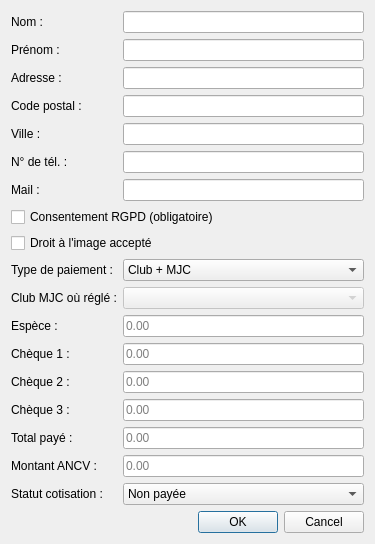
<?xml version="1.0" encoding="UTF-8"?>
<ui version="4.0">
 <class>MemberFormDialog</class>
 <widget class="QDialog" name="MemberFormDialog">
  <layout class="QVBoxLayout" name="verticalLayout">
   <item>
    <layout class="QFormLayout" name="formLayout">
     <item row="0" column="0"><widget class="QLabel" name="labelLastName"><property name="text"><string>Nom :</string></property></widget></item>
     <item row="0" column="1"><widget class="QLineEdit" name="editLastName"/></item>
     <item row="1" column="0"><widget class="QLabel" name="labelFirstName"><property name="text"><string>Prénom :</string></property></widget></item>
     <item row="1" column="1"><widget class="QLineEdit" name="editFirstName"/></item>
     <item row="2" column="0"><widget class="QLabel" name="labelAddress"><property name="text"><string>Adresse :</string></property></widget></item>
     <item row="2" column="1"><widget class="QLineEdit" name="editAddress"/></item>
     <item row="3" column="0"><widget class="QLabel" name="labelPostalCode"><property name="text"><string>Code postal :</string></property></widget></item>
     <item row="3" column="1"><widget class="QLineEdit" name="editPostalCode"/></item>
     <item row="4" column="0"><widget class="QLabel" name="labelCity"><property name="text"><string>Ville :</string></property></widget></item>
     <item row="4" column="1"><widget class="QLineEdit" name="editCity"/></item>
     <item row="5" column="0"><widget class="QLabel" name="labelPhone"><property name="text"><string>N° de tél. :</string></property></widget></item>
     <item row="5" column="1"><widget class="QLineEdit" name="editPhone"/></item>
     <item row="6" column="0"><widget class="QLabel" name="labelMail"><property name="text"><string>Mail :</string></property></widget></item>
     <item row="6" column="1"><widget class="QLineEdit" name="editMail"/></item>
     <item row="7" column="0" colspan="2"><widget class="QCheckBox" name="checkRGPD"><property name="text"><string>Consentement RGPD (obligatoire)</string></property></widget></item>
     <item row="8" column="0" colspan="2"><widget class="QCheckBox" name="checkImageRights"><property name="text"><string>Droit à l'image accepté</string></property></widget></item>
     <item row="9" column="0"><widget class="QLabel" name="labelPaymentType"><property name="text"><string>Type de paiement :</string></property></widget></item>
     <item row="9" column="1"><widget class="QComboBox" name="comboPaymentType"><item><property name="text"><string>Club + MJC</string></property></item><item><property name="text"><string>Club uniquement (MJC réglée ailleurs)</string></property></item></widget></item>
     <item row="10" column="0"><widget class="QLabel" name="labelMJCClub"><property name="text"><string>Club MJC où réglé :</string></property></widget></item>
     <item row="10" column="1"><widget class="QComboBox" name="comboMJCClub"><property name="enabled"><bool>false</bool></property></widget></item>
     <item row="11" column="0"><widget class="QLabel" name="labelCashAmount"><property name="text"><string>Espèce :</string></property></widget></item>
     <item row="11" column="1"><widget class="QLineEdit" name="editCashAmount"><property name="placeholderText"><string>0.00</string></property></widget></item>
     <item row="12" column="0"><widget class="QLabel" name="labelCheck1Amount"><property name="text"><string>Chèque 1 :</string></property></widget></item>
     <item row="12" column="1"><widget class="QLineEdit" name="editCheck1Amount"><property name="placeholderText"><string>0.00</string></property></widget></item>
     <item row="13" column="0"><widget class="QLabel" name="labelCheck2Amount"><property name="text"><string>Chèque 2 :</string></property></widget></item>
     <item row="13" column="1"><widget class="QLineEdit" name="editCheck2Amount"><property name="placeholderText"><string>0.00</string></property></widget></item>
     <item row="14" column="0"><widget class="QLabel" name="labelCheck3Amount"><property name="text"><string>Chèque 3 :</string></property></widget></item>
     <item row="14" column="1"><widget class="QLineEdit" name="editCheck3Amount"><property name="placeholderText"><string>0.00</string></property></widget></item>
     <item row="15" column="0"><widget class="QLabel" name="labelTotalPaid"><property name="text"><string>Total payé :</string></property></widget></item>
     <item row="15" column="1"><widget class="QLineEdit" name="editTotalPaid"><property name="placeholderText"><string>0.00</string></property><property name="readOnly"><bool>true</bool></property></widget></item>
     <item row="16" column="0"><widget class="QLabel" name="labelANCVAmount"><property name="text"><string>Montant ANCV :</string></property></widget></item>
     <item row="16" column="1"><widget class="QLineEdit" name="editANCVAmount"><property name="placeholderText"><string>0.00</string></property></widget></item>
     <item row="17" column="0"><widget class="QLabel" name="labelCotisationStatus"><property name="text"><string>Statut cotisation :</string></property></widget></item>
     <item row="17" column="1"><widget class="QComboBox" name="comboCotisationStatus"><item><property name="text"><string>Non payée</string></property></item><item><property name="text"><string>Payée</string></property></item><item><property name="text"><string>Partiellement payée</string></property></item></widget></item>
    </layout>
   </item>
   <item>
    <widget class="QDialogButtonBox" name="buttonBox">
     <property name="orientation"><enum>Qt::Horizontal</enum></property>
     <property name="standardButtons"><set>QDialogButtonBox::Cancel|QDialogButtonBox::Ok</set></property>
    </widget>
   </item>
  </layout>
 </widget>
 <resources/>
 <connections/>
</ui>
